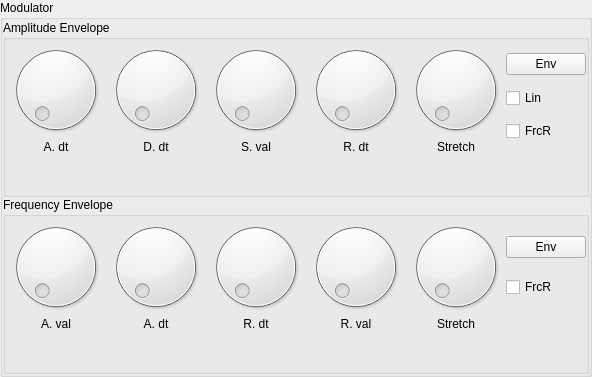
          <widget class="QGroupBox" name="groupBox_4">
           <property name="title">
            <string>Modulator</string>
           </property>
           <layout class="QVBoxLayout" name="verticalLayout_6">
            <property name="spacing">
             <number>0</number>
            </property>
            <property name="margin">
             <number>0</number>
            </property>
            <item>
             <widget class="GroupBox" name="amplitudeEnvelope_2">
              <property name="title">
               <string>Amplitude Envelope</string>
              </property>
              <property name="controlId" stdset="0">
               <string>AMPLITUDE_ENVELOPE</string>
              </property>
              <layout class="QGridLayout" name="gridLayout_10">
               <property name="margin">
                <number>0</number>
               </property>
               <property name="spacing">
                <number>0</number>
               </property>
               <item row="0" column="0">
                <widget class="Dial" name="a_dt_2">
                 <property name="sizePolicy">
                  <sizepolicy hsizetype="Preferred" vsizetype="Preferred">
                   <horstretch>0</horstretch>
                   <verstretch>0</verstretch>
                  </sizepolicy>
                 </property>
                 <property name="controlId" stdset="0">
                  <string>A_dt</string>
                 </property>
                </widget>
               </item>
               <item row="0" column="1">
                <widget class="Dial" name="d_dt_2">
                 <property name="sizePolicy">
                  <sizepolicy hsizetype="Preferred" vsizetype="Preferred">
                   <horstretch>0</horstretch>
                   <verstretch>0</verstretch>
                  </sizepolicy>
                 </property>
                 <property name="controlId" stdset="0">
                  <string>D_dt</string>
                 </property>
                </widget>
               </item>
               <item row="0" column="2">
                <widget class="Dial" name="s_val_2">
                 <property name="sizePolicy">
                  <sizepolicy hsizetype="Preferred" vsizetype="Preferred">
                   <horstretch>0</horstretch>
                   <verstretch>0</verstretch>
                  </sizepolicy>
                 </property>
                 <property name="controlId" stdset="0">
                  <string>S_val</string>
                 </property>
                </widget>
               </item>
               <item row="0" column="3">
                <widget class="Dial" name="r_dt_4">
                 <property name="sizePolicy">
                  <sizepolicy hsizetype="Preferred" vsizetype="Preferred">
                   <horstretch>0</horstretch>
                   <verstretch>0</verstretch>
                  </sizepolicy>
                 </property>
                 <property name="controlId" stdset="0">
                  <string>R_dt</string>
                 </property>
                </widget>
               </item>
               <item row="0" column="4">
                <widget class="Dial" name="stretch_2">
                 <property name="sizePolicy">
                  <sizepolicy hsizetype="Preferred" vsizetype="Preferred">
                   <horstretch>0</horstretch>
                   <verstretch>0</verstretch>
                  </sizepolicy>
                 </property>
                 <property name="controlId" stdset="0">
                  <string>env_stretch</string>
                 </property>
                </widget>
               </item>
               <item row="1" column="0">
                <widget class="QLabel" name="label_62">
                 <property name="text">
                  <string>A. dt</string>
                 </property>
                 <property name="alignment">
                  <set>Qt::AlignCenter</set>
                 </property>
                </widget>
               </item>
               <item row="1" column="1">
                <widget class="QLabel" name="label_64">
                 <property name="text">
                  <string>D. dt</string>
                 </property>
                 <property name="alignment">
                  <set>Qt::AlignCenter</set>
                 </property>
                </widget>
               </item>
               <item row="1" column="2">
                <widget class="QLabel" name="label_65">
                 <property name="text">
                  <string>S. val</string>
                 </property>
                 <property name="alignment">
                  <set>Qt::AlignCenter</set>
                 </property>
                </widget>
               </item>
               <item row="1" column="3">
                <widget class="QLabel" name="label_66">
                 <property name="text">
                  <string>R. dt</string>
                 </property>
                 <property name="alignment">
                  <set>Qt::AlignCenter</set>
                 </property>
                </widget>
               </item>
               <item row="1" column="4">
                <widget class="QLabel" name="label_67">
                 <property name="text">
                  <string>Stretch</string>
                 </property>
                 <property name="alignment">
                  <set>Qt::AlignCenter</set>
                 </property>
                </widget>
               </item>
               <item row="0" column="5" rowspan="2">
                <widget class="QWidget" name="widget_7" native="true">
                 <layout class="QVBoxLayout" name="verticalLayout_10">
                  <property name="spacing">
                   <number>0</number>
                  </property>
                  <property name="margin">
                   <number>0</number>
                  </property>
                  <item>
                   <widget class="QPushButton" name="pushButton_7">
                    <property name="text">
                     <string>Env</string>
                    </property>
                   </widget>
                  </item>
                  <item>
                   <widget class="CheckBox" name="checkBox_2">
                    <property name="text">
                     <string>Lin</string>
                    </property>
                    <property name="controlId" stdset="0">
                     <string>linear_envelope</string>
                    </property>
                   </widget>
                  </item>
                  <item>
                   <widget class="CheckBox" name="checkBox_8">
                    <property name="text">
                     <string>FrcR</string>
                    </property>
                    <property name="controlId" stdset="0">
                     <string>forced_release</string>
                    </property>
                   </widget>
                  </item>
                 </layout>
                </widget>
               </item>
               <item row="2" column="3">
                <spacer name="verticalSpacer_10">
                 <property name="orientation">
                  <enum>Qt::Vertical</enum>
                 </property>
                 <property name="sizeHint" stdset="0">
                  <size>
                   <width>20</width>
                   <height>40</height>
                  </size>
                 </property>
                </spacer>
               </item>
              </layout>
             </widget>
            </item>
            <item>
             <widget class="GroupBox" name="frequencyEnvelope_2">
              <property name="title">
               <string>Frequency Envelope</string>
              </property>
              <property name="controlId" stdset="0">
               <string>FREQUENCY_ENVELOPE</string>
              </property>
              <layout class="QGridLayout" name="gridLayout_12">
               <property name="margin">
                <number>0</number>
               </property>
               <property name="spacing">
                <number>0</number>
               </property>
               <item row="0" column="0">
                <widget class="Dial" name="a_dt_5">
                 <property name="sizePolicy">
                  <sizepolicy hsizetype="Preferred" vsizetype="Preferred">
                   <horstretch>0</horstretch>
                   <verstretch>0</verstretch>
                  </sizepolicy>
                 </property>
                 <property name="controlId" stdset="0">
                  <string>A_val</string>
                 </property>
                </widget>
               </item>
               <item row="0" column="1">
                <widget class="Dial" name="d_dt_7">
                 <property name="sizePolicy">
                  <sizepolicy hsizetype="Preferred" vsizetype="Preferred">
                   <horstretch>0</horstretch>
                   <verstretch>0</verstretch>
                  </sizepolicy>
                 </property>
                 <property name="controlId" stdset="0">
                  <string>A_dt</string>
                 </property>
                </widget>
               </item>
               <item row="0" column="2">
                <widget class="Dial" name="s_val_10">
                 <property name="sizePolicy">
                  <sizepolicy hsizetype="Preferred" vsizetype="Preferred">
                   <horstretch>0</horstretch>
                   <verstretch>0</verstretch>
                  </sizepolicy>
                 </property>
                 <property name="controlId" stdset="0">
                  <string>R_dt</string>
                 </property>
                </widget>
               </item>
               <item row="0" column="4">
                <widget class="Dial" name="stretch_5">
                 <property name="sizePolicy">
                  <sizepolicy hsizetype="Preferred" vsizetype="Preferred">
                   <horstretch>0</horstretch>
                   <verstretch>0</verstretch>
                  </sizepolicy>
                 </property>
                 <property name="controlId" stdset="0">
                  <string>env_stretch</string>
                 </property>
                </widget>
               </item>
               <item row="1" column="0">
                <widget class="QLabel" name="label_68">
                 <property name="text">
                  <string>A. val</string>
                 </property>
                 <property name="alignment">
                  <set>Qt::AlignCenter</set>
                 </property>
                </widget>
               </item>
               <item row="1" column="1">
                <widget class="QLabel" name="label_74">
                 <property name="text">
                  <string>A. dt</string>
                 </property>
                 <property name="alignment">
                  <set>Qt::AlignCenter</set>
                 </property>
                </widget>
               </item>
               <item row="1" column="2">
                <widget class="QLabel" name="label_75">
                 <property name="text">
                  <string>R. dt</string>
                 </property>
                 <property name="alignment">
                  <set>Qt::AlignCenter</set>
                 </property>
                </widget>
               </item>
               <item row="1" column="3">
                <widget class="QLabel" name="label_76">
                 <property name="text">
                  <string>R. val</string>
                 </property>
                 <property name="alignment">
                  <set>Qt::AlignCenter</set>
                 </property>
                </widget>
               </item>
               <item row="1" column="4">
                <widget class="QLabel" name="label_77">
                 <property name="text">
                  <string>Stretch</string>
                 </property>
                 <property name="alignment">
                  <set>Qt::AlignCenter</set>
                 </property>
                </widget>
               </item>
               <item row="0" column="5">
                <widget class="QWidget" name="widget_8" native="true">
                 <layout class="QVBoxLayout" name="verticalLayout_11">
                  <property name="spacing">
                   <number>0</number>
                  </property>
                  <property name="margin">
                   <number>0</number>
                  </property>
                  <item>
                   <widget class="QPushButton" name="pushButton_8">
                    <property name="text">
                     <string>Env</string>
                    </property>
                   </widget>
                  </item>
                  <item>
                   <widget class="CheckBox" name="checkBox_5">
                    <property name="text">
                     <string>FrcR</string>
                    </property>
                    <property name="controlId" stdset="0">
                     <string>forced_release</string>
                    </property>
                   </widget>
                  </item>
                 </layout>
                </widget>
               </item>
               <item row="0" column="3">
                <widget class="Dial" name="r_dt_6">
                 <property name="sizePolicy">
                  <sizepolicy hsizetype="Preferred" vsizetype="Preferred">
                   <horstretch>0</horstretch>
                   <verstretch>0</verstretch>
                  </sizepolicy>
                 </property>
                 <property name="controlId" stdset="0">
                  <string>R_val</string>
                 </property>
                </widget>
               </item>
               <item row="2" column="3">
                <spacer name="verticalSpacer_11">
                 <property name="orientation">
                  <enum>Qt::Vertical</enum>
                 </property>
                 <property name="sizeHint" stdset="0">
                  <size>
                   <width>20</width>
                   <height>40</height>
                  </size>
                 </property>
                </spacer>
               </item>
              </layout>
             </widget>
            </item>
           </layout>
          </widget>
